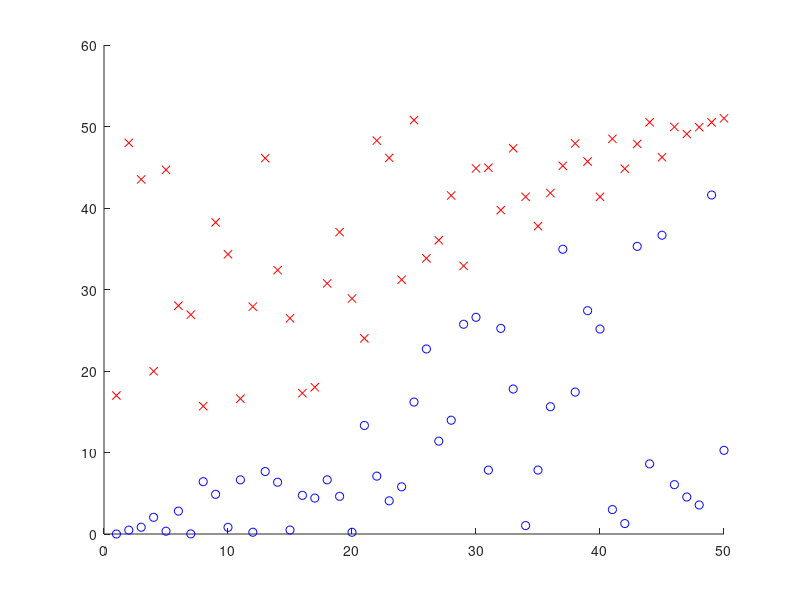

MATLAB code to generate this figure:
clc
clear
close all
% creat data
% 
% Linear
ooo = ones([50, 1]);
moo = zeros([50, 1]) - ooo;
yt = [ooo;moo];
xt = zeros([100, 2]);

for i= 1:50 %y > x
    xt(i, 1) = i;
    xt(i, 2) = (50 - i) * rand + i + 1;
end

for i= 1:50 %y < x
    xt(i + 50, 1) = i;
    xt(i + 50, 2) = (i - 1) * rand;
end



%%Circuit
% xt = zeros([200, 2]);
% yt = ones([200, 1]);
% for i = 1 : 200
%     xt(i, 1) = 100 * rand;
%     xt(i, 2) = 100 * rand;
%     if(((xt(i, 1) - 50) ^ 2 +  (xt(i, 2) - 50) ^ 2) < 625)
%         yt(i) = -1;
%     end
% end

%plot
hold on;
[m, n] = size(xt);
for i = 1:m
    if(yt(i) == 1)
        plot(xt(i, 1), xt(i, 2), 'rx');
    end
    if(yt(i) == -1)
        plot(xt(i, 1), xt(i, 2), 'bo');
    end
end

save("data\d1x.mat", 'xt');
save("data\d1y.mat", 'yt');
saveas(1, 'data\im.png');
clc
clear